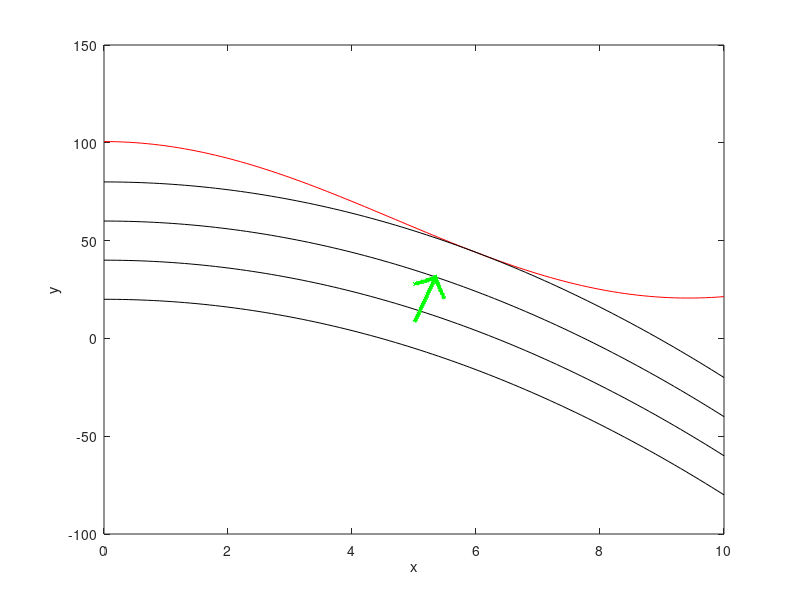

Write MATLAB code to recreate this figure.
% 例程 4.1  等值线与约束曲线
x = 0: 0.1: 10;
y1 = 80 - (x.^2);
y2 = 60 - (x.^2);
y3 = 40 - (x.^2);
y4 = 20 - (x.^2);
yc = 60.63 + (40*(cos(x/3)));  %  约束条件
figure(1)
plot(x, yc, 'r'); hold  on;  %  绘制约束曲线
plot(x, y1, 'k');
plot(x, y2, 'k');
plot(x, y3, 'k');
plot(x, y4, 'k');
text(5, 8, '\rightarrow', 'FontSize', 50, 'Rotation', 65, 'color', 'g');
xlabel('x');  ylabel('y');
